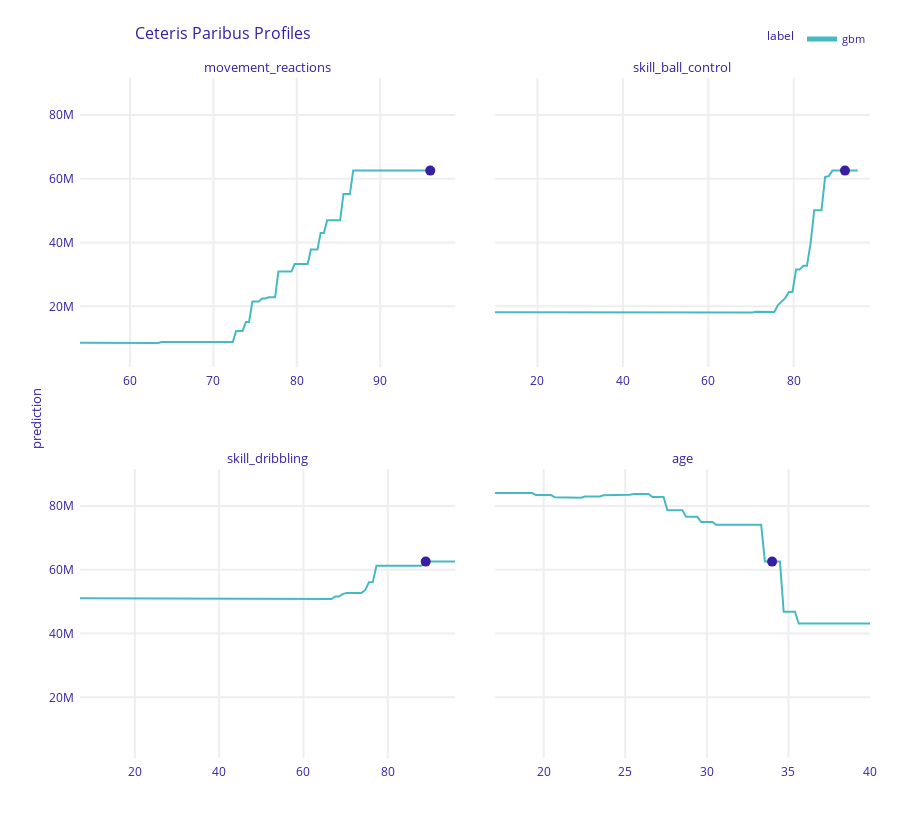

The notebook cell this image was saved under:
### Code cell
fifa_mp_gbm = fifa_gbm_exp.predict_profile(cr7)

fifa_mp_gbm.plot(variables =  ['movement_reactions',
    'skill_ball_control', 'skill_dribbling', 'age'])
